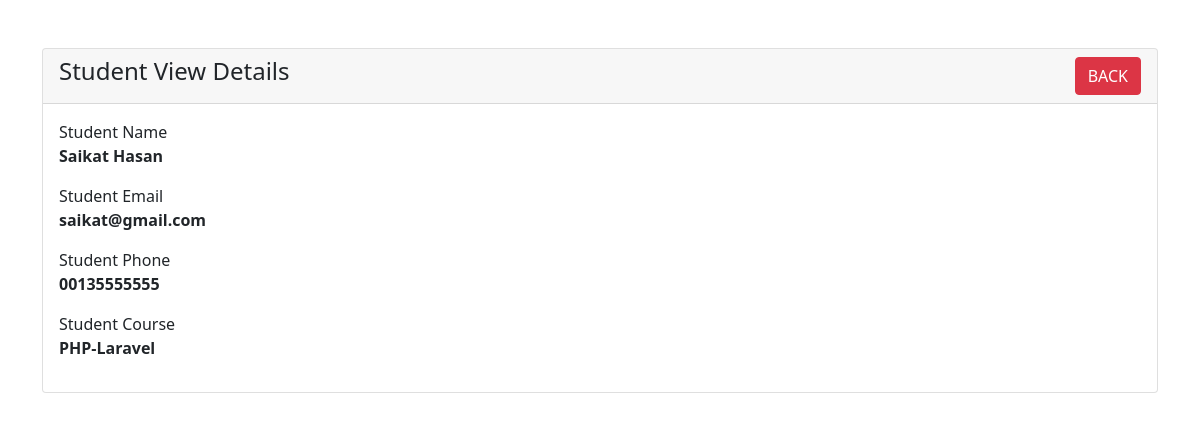
Page /student-view.php?id=1 on the committed database.
### tables this page shows
CREATE TABLE `students` (
  `id` int(11) NOT NULL,
  `name` varchar(191) NOT NULL,
  `email` varchar(191) NOT NULL,
  `phone` varchar(191) NOT NULL,
  `course` varchar(191) NOT NULL
);

### student-view.php (the view, shortened to what this page needs)
<?php include('includes/header.php'); ?>
    <div class="container mt-5">
        <div class="row">
            <div class="col-md-12">
                <div class="card">
                    <div class="card-header">
                        <h4>Student View Details
                            <a href="index.php" class="btn btn-danger float-end">BACK</a>
                        </h4>
                    </div>
                    <div class="card-body">
                        <?php
                        if (isset($_GET['id'])) {
                            $student_id = mysqli_real_escape_string($con, $_GET['id']);
                            $query = "SELECT * FROM students WHERE id='$student_id' ";
                            $query_run = mysqli_query($con, $query);
                            if (mysqli_num_rows($query_run) > 0) {
                                $student = mysqli_fetch_array($query_run);
                                ?>
                                    <div class="mb-3">
                                        <label>Student Name</label>
                                        <p><strong><?=$student['name']; ?></strong></p>
                                    </div>
                                    <div class="mb-3">
                                        <label>Student Email</label>
                                        <p><strong><?=$student['email']; ?></strong></p>
                                    </div>
                                    <div class="mb-3">
                                        <label>Student Phone</label>
                                        <p><strong><?=$student['phone']; ?></strong></p>
                                    </div>
                                    <div class="mb-3">
                                        <label>Student Course</label>
                                        <p><strong><?=$student['course']; ?></strong></p>
                                    </div>
                                <?php
                            } else {
                                echo "<h4>No Data Found</h4>";
                            }
                        }
                        ?>
                    </div>
                </div>
            </div>
        </div>
    </div>
<?php include('includes/footer.php'); ?>

### rows in the picture
students: name "Saikat Hasan", email "saikat@gmail.com", phone "00135555555", course "PHP-Laravel"
